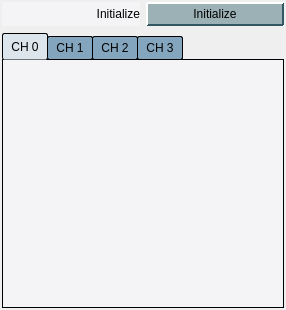
<?xml version="1.0" encoding="UTF-8"?>
<ui version="4.0">
 <class>Form</class>
 <widget class="QWidget" name="Form">
  <property name="geometry">
   <rect>
    <x>0</x>
    <y>0</y>
    <width>286</width>
    <height>310</height>
   </rect>
  </property>
  <property name="windowTitle">
   <string>Form</string>
  </property>
  <property name="styleSheet">
   <string notr="true">/* Background color of popup-list.*/ 
QComboBox QListView{
    background-color:white;
    border:1px solid gray;
}
/* Needed to complete the rule set. */
QComboBox::item:alternate {
    background: white;
}
/* Color of the selected list item. */
QComboBox::item:selected {
    border: 1px solid transparent;
    background:yellow;
}
/* Indicator will shine through the label text if you don't make it hidden. */
QComboBox::indicator{
    background-color:transparent;
    selection-background-color:transparent;
    color:transparent;
    selection-color:transparent;
}

QFrame{
  background-color: rgb(244,244,246)
}

QPushButton {
    background-color: rgb(156,177,182);
    border-color: rgb(212,228,233) rgb(50,88,100) rgb(50,88,100) rgb(212,228,233);
    border-style: outset;
    border-radius: 1px;
    border-width: 2px; 
    padding: 3px;
}
QPushButton:hover {
   background-color: rgb(106,127,132);
}
QPushButton:pressed {
    background-color: rgb(208,219,222);
    border-style: inset;
    border-width: 2px;
	border-color: rgb(50,88,100) rgb(212,228,233) rgb(212,228,233) rgb(50,88,100);
}
QPushButton:checked{
    background-color: rgb(178,190,194);
    border-style: inset;
    border-width: 2px;
	border-color:  rgb(112,134,142) rgb(229,233,235) rgb(239,233,235) rgb(112,134,142);
}
QLineEdit {
  background-color: rgb(218,223,230);
  border-color: rgb(66,77,96);
  border-style: inset;
  border-width: 2px 1px 1px 2px;
}
QLineEdit:hover {
 background-color: rgb(198,203,210)
}
PyDMLabel {
  background-color: rgb(189,197,205);
}

 QTabWidget::pane {
    border: 1px solid black;
    background: white;
}

QTabWidget::tab-bar:top {
    top: 1px;
}

QTabWidget::tab-bar:bottom {
    bottom: 1px;
}

QTabWidget::tab-bar:left {
    right: 1px;
}

QTabWidget::tab-bar:right {
    left: 1px;
}

QTabBar::tab {
    border: 1px solid black;
}

QTabBar::tab:selected {
    background: rgb(220,229,236);
}

QTabBar::tab:!selected {
    background: rgb(132,165,190);
}

QTabBar::tab:!selected:hover {
    background: rgb(120,153,178);
}

QTabBar::tab:top:!selected {
    margin-top: 3px;
}

QTabBar::tab:bottom:!selected {
    margin-bottom: 3px;
}

QTabBar::tab:top, QTabBar::tab:bottom {
    min-width: 6ex;
    margin-right: -1px;
    padding: 4px 8px 4px 8px;
	border-radius: 2px;
}

QTabBar::tab:top:selected {
    border-bottom-color: none;
}

QTabBar::tab:bottom:selected {
    border-top-color: none;
}

QTabBar::tab:top:last, QTabBar::tab:bottom:last,
QTabBar::tab:top:only-one, QTabBar::tab:bottom:only-one {
    margin-right: 0;
}

QTabBar::tab:left:!selected {
    margin-right: 3px;
}

QTabBar::tab:right:!selected {
    margin-left: 3px;
}

QTabBar::tab:left, QTabBar::tab:right {
    min-height: 6ex;
    margin-bottom: -1px;
    padding: 8px 5px 8px 5px;
	border-radius: 2px;
}

QTabBar::tab:left:selected {
    border-left-color: none;
}

QTabBar::tab:right:selected {
    border-right-color: none;
}

QTabBar::tab:left:last, QTabBar::tab:right:last,
QTabBar::tab:left:only-one, QTabBar::tab:right:only-one {
    margin-bottom: 0;
}</string>
  </property>
  <layout class="QVBoxLayout" name="verticalLayout_5" stretch="0,1">
   <property name="leftMargin">
    <number>2</number>
   </property>
   <property name="topMargin">
    <number>2</number>
   </property>
   <property name="rightMargin">
    <number>2</number>
   </property>
   <property name="bottomMargin">
    <number>2</number>
   </property>
   <item>
    <layout class="QHBoxLayout" name="horizontalLayout">
     <property name="leftMargin">
      <number>0</number>
     </property>
     <property name="topMargin">
      <number>0</number>
     </property>
     <item>
      <widget class="QLabel" name="label">
       <property name="text">
        <string>Initialize</string>
       </property>
       <property name="alignment">
        <set>Qt::AlignRight|Qt::AlignTrailing|Qt::AlignVCenter</set>
       </property>
      </widget>
     </item>
     <item>
      <widget class="PyDMPushButton" name="PyDMPushButton">
       <property name="toolTip">
        <string/>
       </property>
       <property name="text">
        <string>Initialize</string>
       </property>
       <property name="channel" stdset="0">
        <string>ca://${DEVICE}:WFENG${ENG}_INIT</string>
       </property>
      </widget>
     </item>
    </layout>
   </item>
   <item>
    <widget class="QTabWidget" name="tabWidget">
     <property name="currentIndex">
      <number>0</number>
     </property>
     <widget class="QWidget" name="tab">
      <attribute name="title">
       <string>CH 0</string>
      </attribute>
      <layout class="QVBoxLayout" name="verticalLayout" stretch="1">
       <property name="leftMargin">
        <number>0</number>
       </property>
       <property name="topMargin">
        <number>0</number>
       </property>
       <property name="rightMargin">
        <number>0</number>
       </property>
       <property name="bottomMargin">
        <number>0</number>
       </property>
       <item>
        <widget class="PyDMEmbeddedDisplay" name="PyDMEmbeddedDisplay_8">
         <property name="toolTip">
          <string/>
         </property>
         <property name="macros" stdset="0">
          <string>{&quot;CH&quot;:&quot;0&quot;}</string>
         </property>
         <property name="filename" stdset="0">
          <string>waveform_engine.ui</string>
         </property>
        </widget>
       </item>
      </layout>
     </widget>
     <widget class="QWidget" name="tab_3">
      <attribute name="title">
       <string>CH 1</string>
      </attribute>
      <layout class="QVBoxLayout" name="verticalLayout_2" stretch="1">
       <property name="leftMargin">
        <number>0</number>
       </property>
       <property name="topMargin">
        <number>0</number>
       </property>
       <property name="rightMargin">
        <number>0</number>
       </property>
       <property name="bottomMargin">
        <number>0</number>
       </property>
       <item>
        <widget class="PyDMEmbeddedDisplay" name="PyDMEmbeddedDisplay_6">
         <property name="toolTip">
          <string/>
         </property>
         <property name="macros" stdset="0">
          <string>{&quot;CH&quot;:&quot;1&quot;}</string>
         </property>
         <property name="filename" stdset="0">
          <string>waveform_engine.ui</string>
         </property>
        </widget>
       </item>
      </layout>
     </widget>
     <widget class="QWidget" name="tab_4">
      <attribute name="title">
       <string>CH 2</string>
      </attribute>
      <layout class="QVBoxLayout" name="verticalLayout_3" stretch="1">
       <property name="leftMargin">
        <number>0</number>
       </property>
       <property name="topMargin">
        <number>0</number>
       </property>
       <property name="rightMargin">
        <number>0</number>
       </property>
       <property name="bottomMargin">
        <number>0</number>
       </property>
       <item>
        <widget class="PyDMEmbeddedDisplay" name="PyDMEmbeddedDisplay">
         <property name="toolTip">
          <string/>
         </property>
         <property name="macros" stdset="0">
          <string>{&quot;CH&quot;:&quot;2&quot;}</string>
         </property>
         <property name="filename" stdset="0">
          <string>waveform_engine.ui</string>
         </property>
        </widget>
       </item>
      </layout>
     </widget>
     <widget class="QWidget" name="tab_2">
      <attribute name="title">
       <string>CH 3</string>
      </attribute>
      <layout class="QVBoxLayout" name="verticalLayout_4" stretch="1">
       <property name="leftMargin">
        <number>0</number>
       </property>
       <property name="topMargin">
        <number>0</number>
       </property>
       <property name="rightMargin">
        <number>0</number>
       </property>
       <property name="bottomMargin">
        <number>0</number>
       </property>
       <item>
        <widget class="PyDMEmbeddedDisplay" name="PyDMEmbeddedDisplay_4">
         <property name="toolTip">
          <string/>
         </property>
         <property name="macros" stdset="0">
          <string>{&quot;CH&quot;:&quot;3&quot;}</string>
         </property>
         <property name="filename" stdset="0">
          <string>waveform_engine.ui</string>
         </property>
        </widget>
       </item>
      </layout>
     </widget>
    </widget>
   </item>
  </layout>
 </widget>
 <customwidgets>
  <customwidget>
   <class>PyDMPushButton</class>
   <extends>QPushButton</extends>
   <header>pydm.widgets.pushbutton</header>
  </customwidget>
  <customwidget>
   <class>PyDMEmbeddedDisplay</class>
   <extends>QFrame</extends>
   <header>pydm.widgets.embedded_display</header>
  </customwidget>
 </customwidgets>
 <resources/>
 <connections/>
</ui>
